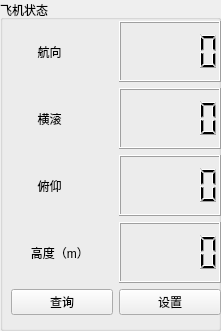
       <widget class="QGroupBox" name="groupBox_3">
        <property name="geometry">
         <rect>
          <x>220</x>
          <y>10</y>
          <width>221</width>
          <height>331</height>
         </rect>
        </property>
        <property name="styleSheet">
         <string notr="true">border-color: qlineargradient(spread:pad, x1:0, y1:0, x2:1, y2:0, stop:0 rgba(9, 41, 4, 255), stop:0.085 rgba(2, 79, 0, 255), stop:0.19 rgba(50, 147, 22, 255), stop:0.275 rgba(236, 191, 49, 255), stop:0.39 rgba(243, 61, 34, 255), stop:0.555 rgba(135, 81, 60, 255), stop:0.667 rgba(121, 75, 255, 255), stop:0.825 rgba(164, 255, 244, 255), stop:0.885 rgba(104, 222, 71, 255), stop:1 rgba(93, 128, 0, 255));</string>
        </property>
        <property name="title">
         <string>飞机状态</string>
        </property>
        <widget class="QWidget" name="layoutWidget">
         <property name="geometry">
          <rect>
           <x>11</x>
           <y>21</y>
           <width>210</width>
           <height>294</height>
          </rect>
         </property>
         <layout class="QVBoxLayout" name="verticalLayout_4">
          <item>
           <layout class="QHBoxLayout" name="horizontalLayout_8">
            <item>
             <widget class="QLabel" name="label_14">
              <property name="text">
               <string>        航向       </string>
              </property>
             </widget>
            </item>
            <item>
             <widget class="QLCDNumber" name="yawlcdNumber">
              <property name="palette">
               <palette>
                <active>
                 <colorrole role="Text">
                  <brush brushstyle="SolidPattern">
                   <color alpha="255">
                    <red>255</red>
                    <green>255</green>
                    <blue>255</blue>
                   </color>
                  </brush>
                 </colorrole>
                </active>
                <inactive>
                 <colorrole role="Text">
                  <brush brushstyle="SolidPattern">
                   <color alpha="255">
                    <red>255</red>
                    <green>255</green>
                    <blue>255</blue>
                   </color>
                  </brush>
                 </colorrole>
                </inactive>
                <disabled>
                 <colorrole role="Text">
                  <brush brushstyle="SolidPattern">
                   <color alpha="255">
                    <red>120</red>
                    <green>120</green>
                    <blue>120</blue>
                   </color>
                  </brush>
                 </colorrole>
                </disabled>
               </palette>
              </property>
             </widget>
            </item>
           </layout>
          </item>
          <item>
           <layout class="QHBoxLayout" name="horizontalLayout_9">
            <item>
             <widget class="QLabel" name="label_18">
              <property name="text">
               <string>        横滚       </string>
              </property>
             </widget>
            </item>
            <item>
             <widget class="QLCDNumber" name="rolllcdNumber">
              <property name="palette">
               <palette>
                <active>
                 <colorrole role="Text">
                  <brush brushstyle="SolidPattern">
                   <color alpha="255">
                    <red>255</red>
                    <green>255</green>
                    <blue>0</blue>
                   </color>
                  </brush>
                 </colorrole>
                </active>
                <inactive>
                 <colorrole role="Text">
                  <brush brushstyle="SolidPattern">
                   <color alpha="255">
                    <red>255</red>
                    <green>255</green>
                    <blue>0</blue>
                   </color>
                  </brush>
                 </colorrole>
                </inactive>
                <disabled>
                 <colorrole role="Text">
                  <brush brushstyle="SolidPattern">
                   <color alpha="255">
                    <red>120</red>
                    <green>120</green>
                    <blue>120</blue>
                   </color>
                  </brush>
                 </colorrole>
                </disabled>
               </palette>
              </property>
             </widget>
            </item>
           </layout>
          </item>
          <item>
           <layout class="QHBoxLayout" name="horizontalLayout_10">
            <item>
             <widget class="QLabel" name="label_19">
              <property name="text">
               <string>        俯仰       </string>
              </property>
             </widget>
            </item>
            <item>
             <widget class="QLCDNumber" name="pitchlcdNumber">
              <property name="palette">
               <palette>
                <active>
                 <colorrole role="Text">
                  <brush brushstyle="SolidPattern">
                   <color alpha="255">
                    <red>255</red>
                    <green>0</green>
                    <blue>0</blue>
                   </color>
                  </brush>
                 </colorrole>
                </active>
                <inactive>
                 <colorrole role="Text">
                  <brush brushstyle="SolidPattern">
                   <color alpha="255">
                    <red>255</red>
                    <green>0</green>
                    <blue>0</blue>
                   </color>
                  </brush>
                 </colorrole>
                </inactive>
                <disabled>
                 <colorrole role="Text">
                  <brush brushstyle="SolidPattern">
                   <color alpha="255">
                    <red>120</red>
                    <green>120</green>
                    <blue>120</blue>
                   </color>
                  </brush>
                 </colorrole>
                </disabled>
               </palette>
              </property>
             </widget>
            </item>
           </layout>
          </item>
          <item>
           <layout class="QHBoxLayout" name="horizontalLayout_17">
            <item>
             <widget class="QLabel" name="label_9">
              <property name="text">
               <string>      高度（m）    </string>
              </property>
             </widget>
            </item>
            <item>
             <widget class="QLCDNumber" name="heightlcdNumber">
              <property name="palette">
               <palette>
                <active>
                 <colorrole role="Text">
                  <brush brushstyle="SolidPattern">
                   <color alpha="255">
                    <red>0</red>
                    <green>255</green>
                    <blue>0</blue>
                   </color>
                  </brush>
                 </colorrole>
                </active>
                <inactive>
                 <colorrole role="Text">
                  <brush brushstyle="SolidPattern">
                   <color alpha="255">
                    <red>0</red>
                    <green>255</green>
                    <blue>0</blue>
                   </color>
                  </brush>
                 </colorrole>
                </inactive>
                <disabled>
                 <colorrole role="Text">
                  <brush brushstyle="SolidPattern">
                   <color alpha="255">
                    <red>120</red>
                    <green>120</green>
                    <blue>120</blue>
                   </color>
                  </brush>
                 </colorrole>
                </disabled>
               </palette>
              </property>
             </widget>
            </item>
           </layout>
          </item>
          <item>
           <layout class="QHBoxLayout" name="horizontalLayout_22">
            <item>
             <widget class="QPushButton" name="pushButton_2_ask_state">
              <property name="text">
               <string>查询</string>
              </property>
              <property name="icon">
               <iconset resource="pic.qrc">
                <normaloff>:/new/prefix1/picture/search-yellow.png</normaloff>:/new/prefix1/picture/search-yellow.png</iconset>
              </property>
              <property name="iconSize">
               <size>
                <width>40</width>
                <height>40</height>
               </size>
              </property>
             </widget>
            </item>
            <item>
             <widget class="QPushButton" name="pushButton_3_setfly">
              <property name="text">
               <string>设置</string>
              </property>
              <property name="icon">
               <iconset resource="pic.qrc">
                <normaloff>:/new/prefix1/picture/settings.png</normaloff>:/new/prefix1/picture/settings.png</iconset>
              </property>
              <property name="iconSize">
               <size>
                <width>40</width>
                <height>40</height>
               </size>
              </property>
             </widget>
            </item>
           </layout>
          </item>
         </layout>
        </widget>
       </widget>
